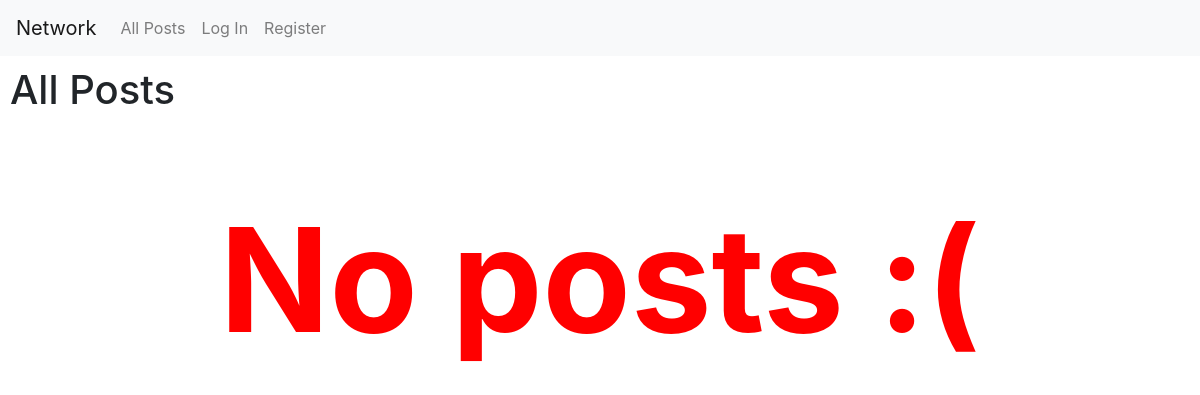
/, run on an earlier commit of the app's database.
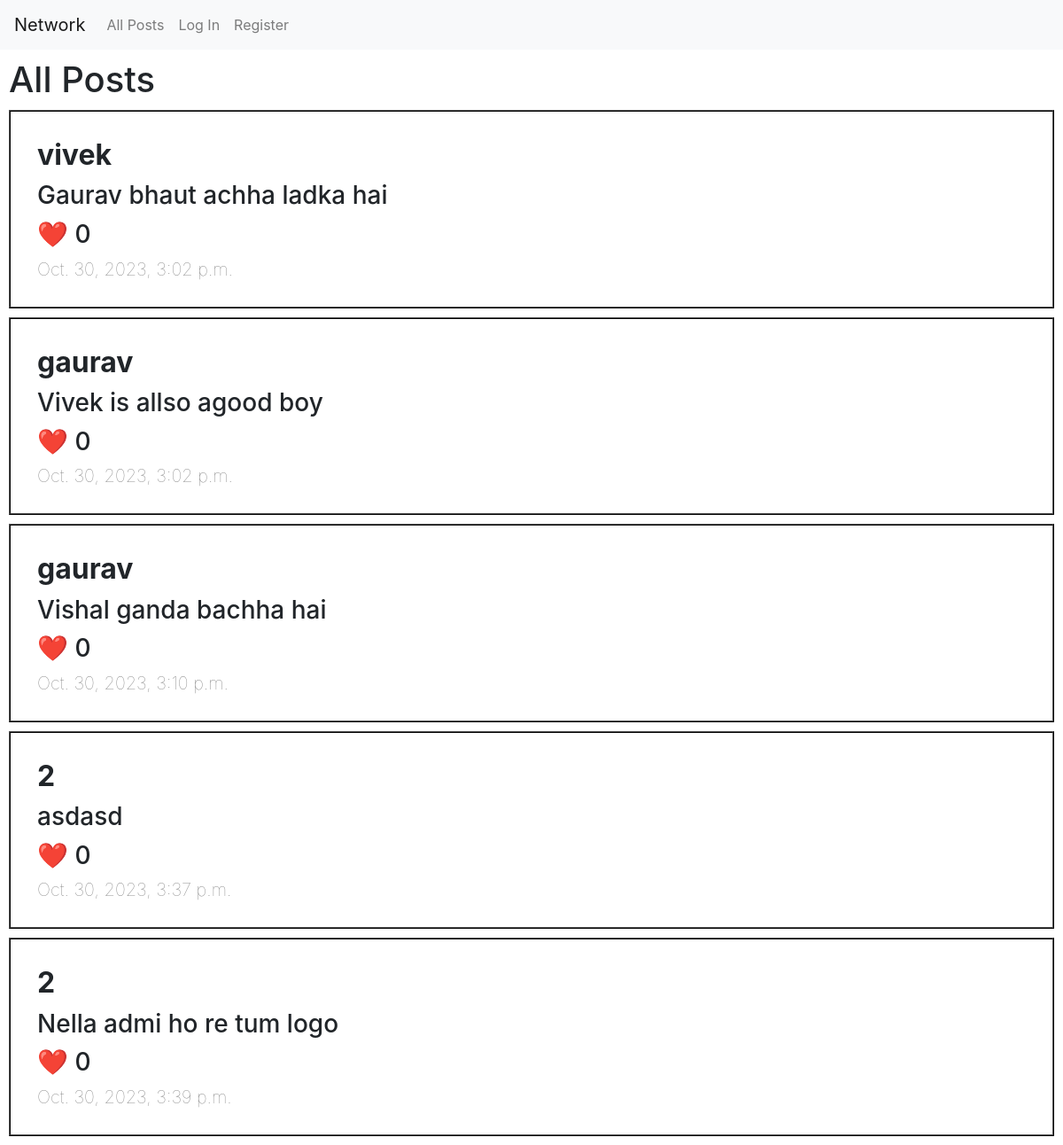
And on a later commit of the database.
### network/models.py (models this page shows, shortened)
class Post(models.Model):
    user = models.ForeignKey(User, on_delete=models.CASCADE)
    content = models.TextField()
    creation_date = models.DateTimeField(auto_now_add=True)
    likes = models.IntegerField(default=0)

class User(AbstractUser):
    follower = models.TextField(default="")
    following = models.TextField(default="")
    pass

### network/views.py (the view)
# urls.py: path("", views.index, name="index"),
def index(request):
    posts = Post.objects.all()
    return render(request, "network/index.html",{
       "posts" : posts,
    })

### network/templates/network/index.html
{% extends "network/layout.html" %}
{% load static %}
{% block body %}
<h1>All Posts</h1>
{% if posts %}
    {% for post in posts %}
        <div class="post">
            <h2>{{ post.user.username }}</h2>
            <h3>{{ post.content }}</h3>
            <h3>❤️ {{ post.likes }}</h3>
            <h5>{{ post.creation_date }}</h5>
        </div>
    {% endfor %}
        {% else %}
            <center><h1 style="color: red; font-weight: Bolder; font-size: 900%;padding: 70px 0;">No posts :(</h1></center>
    {% endif %}
{% endblock %}

### network/templates/network/layout.html (shortened to what this page needs)
{% load static %}
<!DOCTYPE html>
<html lang="en">
    <head>
        <link rel="stylesheet" href="https://stackpath.bootstrapcdn.com/bootstrap/4.4.1/css/bootstrap.min.css">
        <link href="{% static 'network/styles.css' %}" rel="stylesheet">
    </head>
    <body>
        <nav class="navbar navbar-expand-lg navbar-light bg-light">
            <a class="navbar-brand" href="{% url 'index' %}">Network</a>
            <div>
              <ul class="navbar-nav mr-auto">
                <li class="nav-item">
                  <a class="nav-link" href="{% url 'index' %}">All Posts</a>
                </li>
                {% if user.is_authenticated %}
                    <li class="nav-item">
                        <a class="nav-link" href="{% url 'newpost' %}">New Post</a>
                    </li>
                    <li class="nav-item">
                        <a class="nav-link" href="#">Following</a>
                    </li>
                    <li class="nav-item">
                        <a class="nav-link" href="{% url 'logout' %}">Log Out</a>
                    </li>
                {% else %}
                    <li class="nav-item">
                        <a class="nav-link" href="{% url 'login' %}">Log In</a>
                    </li>
                    <li class="nav-item">
                        <a class="nav-link" href="{% url 'register' %}">Register</a>
                    </li>
                {% endif %}
              </ul>
            </div>
          </nav>
        <div class="body">
            {% block body %}
            {% endblock %}
        </div>
    </body>
</html>

### network/static/network/styles.css (style rules this page uses)
h1 { margin: 10px; }
.post { margin: 10px; padding: 20px; border: black 2px ridge; }
h2, h3, h5 ,h1 { margin: 10px; }
h2 { font-weight: bolder; }
h5 { font-weight: lighter; color: gray; }

What changed in the data, as far as the page shows it:
added Post: user.username "vivek", content "Gaurav bhaut achha ladka hai", likes "0", creation_date "Oct. 30, 2023, 3:02 p.m."
added Post: user.username "gaurav", content "Vivek is allso agood boy", likes "0", creation_date "Oct. 30, 2023, 3:02 p.m."
added Post: user.username "gaurav", content "Vishal ganda bachha hai", likes "0", creation_date "Oct. 30, 2023, 3:10 p.m."
added Post: user.username "2", content "asdasd", likes "0", creation_date "Oct. 30, 2023, 3:37 p.m."
added Post: user.username "2", content "Nella admi ho re tum logo", likes "0", creation_date "Oct. 30, 2023, 3:39 p.m."
Also different on the page:
text no longer shown: "No posts :("
